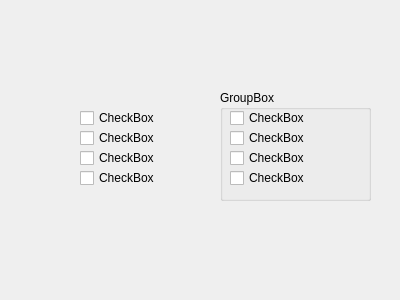
<?xml version="1.0" encoding="UTF-8"?>
<ui version="4.0">
 <class>Dialog</class>
 <widget class="QDialog" name="Dialog">
  <property name="geometry">
   <rect>
    <x>0</x>
    <y>0</y>
    <width>400</width>
    <height>300</height>
   </rect>
  </property>
  <property name="windowTitle">
   <string>Dialog</string>
  </property>
  <widget class="QGroupBox" name="groupBox">
   <property name="geometry">
    <rect>
     <x>220</x>
     <y>90</y>
     <width>151</width>
     <height>111</height>
    </rect>
   </property>
   <property name="title">
    <string>GroupBox</string>
   </property>
   <widget class="QCheckBox" name="gCB1">
    <property name="geometry">
     <rect>
      <x>10</x>
      <y>20</y>
      <width>101</width>
      <height>16</height>
     </rect>
    </property>
    <property name="text">
     <string>CheckBox</string>
    </property>
   </widget>
   <widget class="QCheckBox" name="gCB2">
    <property name="geometry">
     <rect>
      <x>10</x>
      <y>40</y>
      <width>101</width>
      <height>16</height>
     </rect>
    </property>
    <property name="text">
     <string>CheckBox</string>
    </property>
   </widget>
   <widget class="QCheckBox" name="gCB3">
    <property name="geometry">
     <rect>
      <x>10</x>
      <y>60</y>
      <width>101</width>
      <height>16</height>
     </rect>
    </property>
    <property name="text">
     <string>CheckBox</string>
    </property>
   </widget>
   <widget class="QCheckBox" name="gCB4">
    <property name="geometry">
     <rect>
      <x>10</x>
      <y>80</y>
      <width>101</width>
      <height>16</height>
     </rect>
    </property>
    <property name="text">
     <string>CheckBox</string>
    </property>
   </widget>
  </widget>
  <widget class="QCheckBox" name="cB1">
   <property name="geometry">
    <rect>
     <x>80</x>
     <y>110</y>
     <width>91</width>
     <height>16</height>
    </rect>
   </property>
   <property name="text">
    <string>CheckBox</string>
   </property>
  </widget>
  <widget class="QCheckBox" name="cB2">
   <property name="geometry">
    <rect>
     <x>80</x>
     <y>130</y>
     <width>91</width>
     <height>16</height>
    </rect>
   </property>
   <property name="text">
    <string>CheckBox</string>
   </property>
  </widget>
  <widget class="QCheckBox" name="cB3">
   <property name="geometry">
    <rect>
     <x>80</x>
     <y>150</y>
     <width>91</width>
     <height>16</height>
    </rect>
   </property>
   <property name="text">
    <string>CheckBox</string>
   </property>
  </widget>
  <widget class="QCheckBox" name="cB4">
   <property name="geometry">
    <rect>
     <x>80</x>
     <y>170</y>
     <width>91</width>
     <height>16</height>
    </rect>
   </property>
   <property name="text">
    <string>CheckBox</string>
   </property>
  </widget>
 </widget>
 <resources/>
 <connections/>
</ui>
